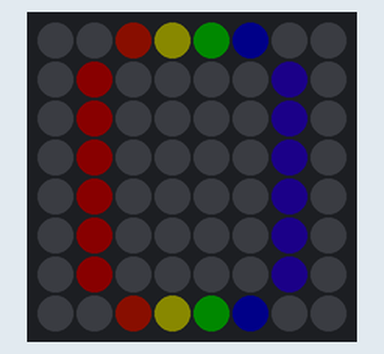
Simulated run of this sketch. Board: Arduino Uno, built with avr-gcc and run on an emulated ATmega328P. Parts: 8×8 RGB LED matrix (first LED top left, wired row by row). Dim RGB values are drawn brighter than linear.

Above: at 0.1 s.
At 1.1 s:
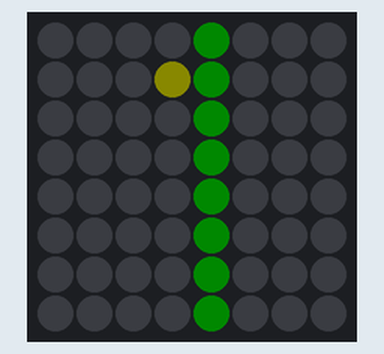
At 3.1 s:
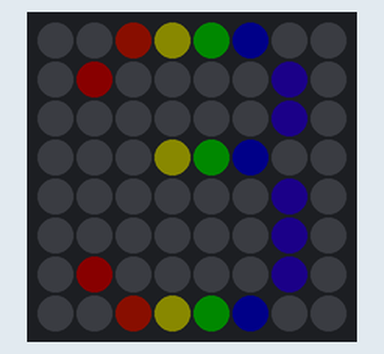
At 5.2 s:
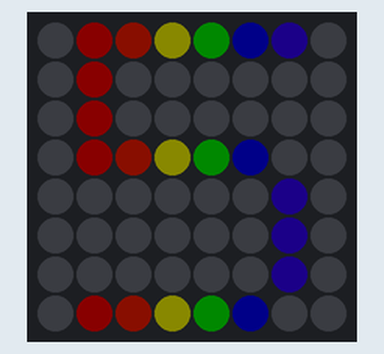
At 7.2 s:
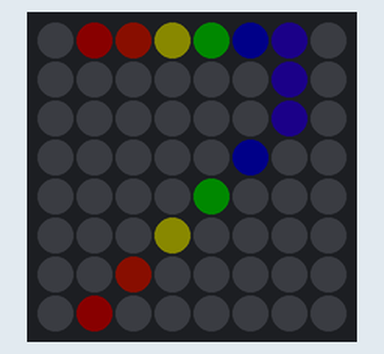
At 9.2 s:
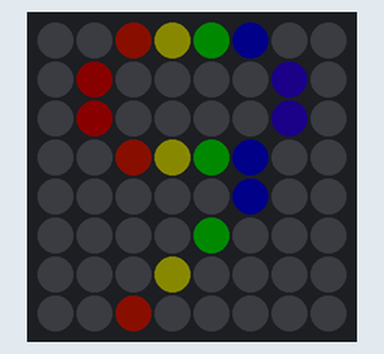

Measured:
- by itself, everything shown: repeats every 10.2 s, in 10 steps
- what the display in image 1 shows lasts 1.1 s, from 1.0 s to 2.1 s

The sketch:

CH_43_05.ino
```cpp
#include <Adafruit_NeoMatrix.h>

int ROWS = 8, COLUMNS = 8;     // 네오픽셀 매트릭스 크기
int PIN = 6;

// 네오픽셀 매트릭스 제어 객체 생성
Adafruit_NeoMatrix matrix = Adafruit_NeoMatrix(COLUMNS, ROWS, PIN,
                            NEO_MATRIX_TOP + NEO_MATRIX_RIGHT +
                            NEO_MATRIX_ROWS + NEO_MATRIX_ZIGZAG);

// 열에 따라 무지개색으로 설정, 시작과 끝 열은 사용하지 않으므로 색을 지정하지 않음
uint16_t digitColor[8] = {      // 빨주노초파보
  matrix.Color(0, 0, 0),
  matrix.Color(255, 0, 0), matrix.Color(255, 127, 0), matrix.Color(255, 255, 0),
  matrix.Color(0, 255, 0), matrix.Color(0, 0, 255), matrix.Color(143, 0, 255),
  matrix.Color(0, 0, 0)
};

const uint8_t number_data[10][8] = {  // 0~9까지의 행 우선 숫자 데이터
  0x3C, 0x42, 0x42, 0x42, 0x42, 0x42, 0x42, 0x3C,
  0x08, 0x18, 0x08, 0x08, 0x08, 0x08, 0x08, 0x08,
  0x3C, 0x42, 0x02, 0x04, 0x08, 0x10, 0x20, 0x7E,
  0x3C, 0x42, 0x02, 0x1C, 0x02, 0x02, 0x42, 0x3C,
  0x0C, 0x14, 0x24, 0x44, 0x7E, 0x04, 0x04, 0x04,
  0x7E, 0x40, 0x40, 0x7C, 0x02, 0x02, 0x02, 0x7C,
  0x3C, 0x42, 0x40, 0x7C, 0x42, 0x42, 0x42, 0x3C,
  0x7E, 0x02, 0x02, 0x04, 0x08, 0x10, 0x20, 0x40,
  0X3C, 0x42, 0x42, 0x3C, 0x42, 0x42, 0x42, 0x3C,
  0x3C, 0x42, 0x42, 0x3C, 0x04, 0x08, 0x10, 0x20
};

int index = 0;        // 표시할 숫자 인덱스

void setup() {
  matrix.begin();       // 네오픽셀 매트릭스 초기화
  matrix.setBrightness(10);     // 밝기 정도 [0 255]
}

void loop() {
  matrix.clear();         // 모든 픽셀을 끔

  for (int r = 0; r < 8; r++) {   // drawPixel 함수로 픽셀 단위 제어
    uint8_t pattern = number_data[index][r];
    for (int c = 0; c < 8; c++) {
      // 첫 번째 열 데이터가 MSB에 저장되어 있음
      boolean pixel_on = (pattern >> (7 - c)) & 0x01;
      if (pixel_on) {
        // 켜는 픽셀일 때 열에 따라 무지개색으로 표현
        matrix.drawPixel(c, r, digitColor[c]);
      }
    }
  }
  matrix.show();        // 네오픽셀로 데이터 전송

  index = (index + 1) % 10;     // 표시할 숫자 인덱스 변경

  delay(1000);
}
```
